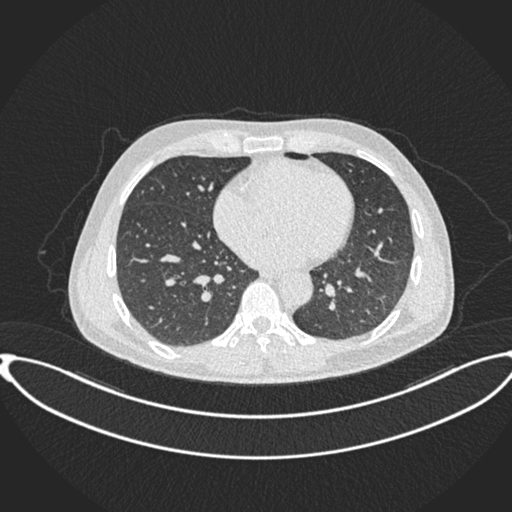
#> input picture Src/Test/ct_scan5.jpg, 512 x 512 px
$ python JustTest.py   (older library calls are emulated)
#> lines starting #> are read from the running program, lines starting #| are printed output that depends on the picture; after the words box and inside, x2 and y2 are one past the last pixel; in counts of white or black regions, pixels touching at a corner belong together
import cv2
import numpy as np

# Read the image
image = cv2.imread('ct_scan5.jpg', cv2.IMREAD_GRAYSCALE)
#> image is the input picture: shape (512, 512); min 37, max 255, mean 88

# Convert the image to HU format
slope, intercept = 0.05, -50
hu_image = slope * image.astype(np.float32) + intercept
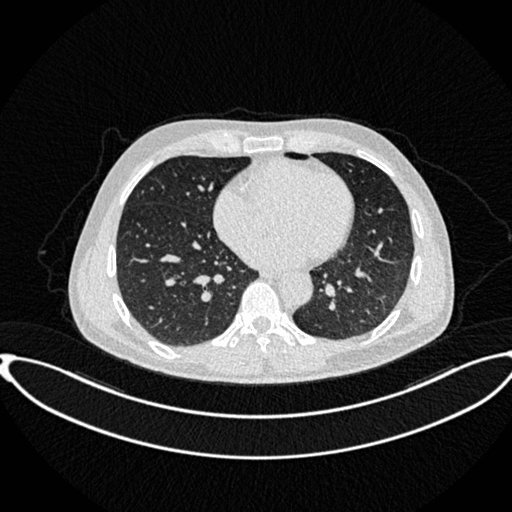
#> hu_image: shape (512, 512) float32; min -48.15, max -37.25, mean -45.6; drawn with min black and max white

# Apply Gaussian filter
gaussian = cv2.GaussianBlur(hu_image, (5, 5), 0)

# convert the gaussian image to 8-bit grayscale
gaussian_8bit = cv2.convertScaleAbs(gaussian)
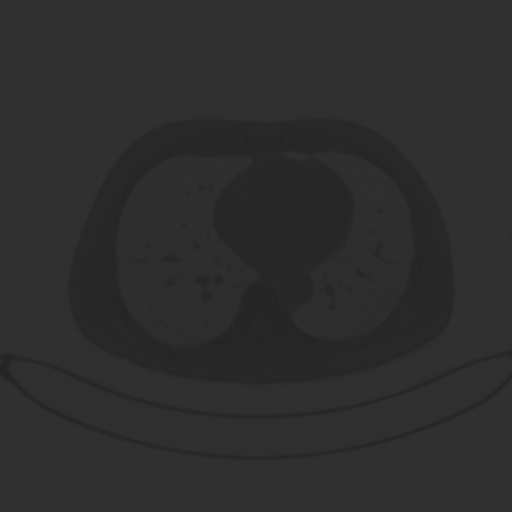
#> gaussian_8bit: shape (512, 512); min 37, max 48, mean 45.6

# apply Otsu thresholding to the 8-bit grayscale image
_, binary = cv2.threshold(gaussian_8bit, 0, 255, cv2.THRESH_BINARY+cv2.THRESH_OTSU)
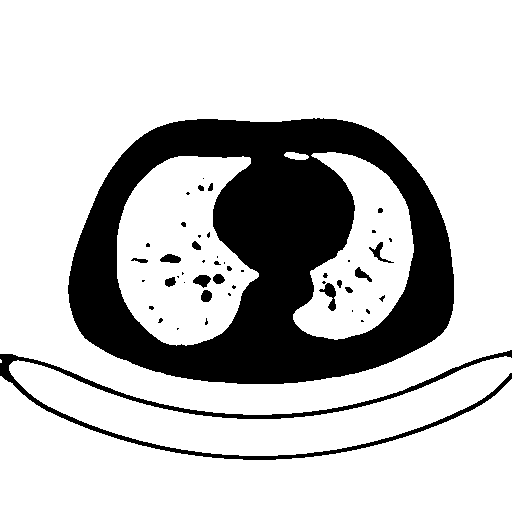
#> binary: shape (512, 512); 77.3% white; 48 black regions (29 under 20 px)

# Find contours
contours, _ = cv2.findContours(binary, cv2.RETR_TREE, cv2.CHAIN_APPROX_SIMPLE)
#> contours = 54 contours, 22 with area under 20; largest, box (x1, y1, x2, y2) and area: (0, 0, 512, 415) 198808, (67, 117, 455, 385) 85712, (0, 376, 512, 512) 38608, (117, 156, 259, 346) 18670, (9, 356, 512, 456) 18010

# Select the contour corresponding to the lung area
lung_contour = None
max_area = 0
for contour in contours:
    area = cv2.contourArea(contour)
    if area > max_area:
        max_area = area
        lung_contour = contour
#> this loop made 54 passes
#> (area, max_area) on passes 1, 4: (38608, 38608), (198808, 198808)
#> area on passes 3, 5, 6, 8, 9, 10: 18009.5, 85712.5, 18669.5, 20.5, 22.5, 22.5
#> after the loop, lung_contour = contour of 256 points, box (x1, y1, x2, y2) (0, 0, 512, 415), area 198808; max_area = 198808

# Separate left and right lung contours
if lung_contour is not None:
    # Remove redundant dimension
    lung_contour = np.squeeze(lung_contour)
#> lung_contour = 256 pairs, first value 0 to 511, second value 0 to 414
    left_lung_contour = lung_contour[lung_contour[:, 0].argmin():, :]
#> left_lung_contour has the same summary as lung_contour
    right_lung_contour = lung_contour[:lung_contour[:, 0].argmax(), :]
#> right_lung_contour = 254 pairs, first value 0 to 510, second value 0 to 414

    # Calculate convex hulls
    left_hull = cv2.convexHull(left_lung_contour)
#> left_hull = contour of 26 points, box (x1, y1, x2, y2) (0, 0, 512, 415), area 199625
    right_hull = cv2.convexHull(right_lung_contour)
#> right_hull = contour of 25 points, box (x1, y1, x2, y2) (0, 0, 511, 415), area 110280

    # Dilate and merge masks
    kernel = cv2.getStructuringElement(cv2.MORPH_ELLIPSE, (15, 15))
    left_mask = cv2.dilate(cv2.fillConvexPoly(np.zeros_like(image), left_hull, 1), kernel)
#> left_mask: shape (512, 512); values 0 (black) and 1 (white), 77.9% white; 1 black region, box (x1, y1, x2, y2) and area: (0, 358, 512, 512) 57973
    right_mask = cv2.dilate(cv2.fillConvexPoly(np.zeros_like(image), right_hull, 1), kernel)
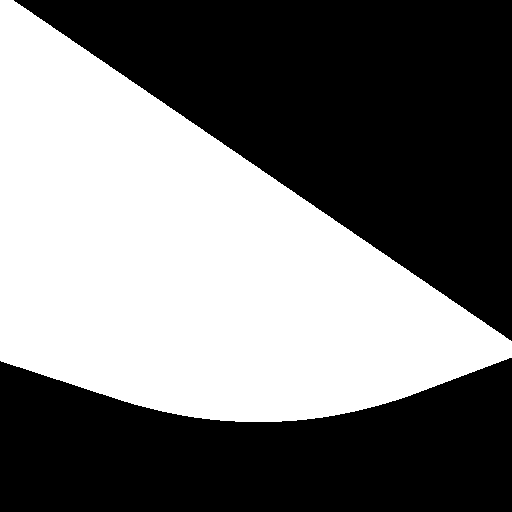
#> right_mask: shape (512, 512); values 0 (black) and 1 (white), 45.4% white; 1 white region, box (x1, y1, x2, y2) and area: (0, 0, 512, 422) 119065
    merged_mask = cv2.bitwise_or(left_mask, right_mask)

    # Apply mask to the original image
    masked_image = cv2.bitwise_and(hu_image, hu_image, mask=merged_mask)
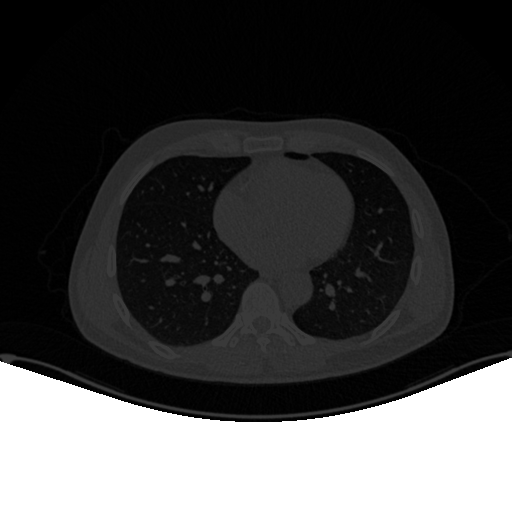
#> masked_image: shape (512, 512) float32; min -48.15, max 0, mean -35.13; drawn with min black and max white

    # Transform image to uint8
    masked_image = cv2.normalize(masked_image, None, 0, 255, cv2.NORM_MINMAX, cv2.CV_8U)

    # Crop image
    x, y, w, h = cv2.boundingRect(merged_mask)
#> x = 0; y = 0; w = 512; h = 422
    cropped_image = masked_image[y:y+h, x:x+w]
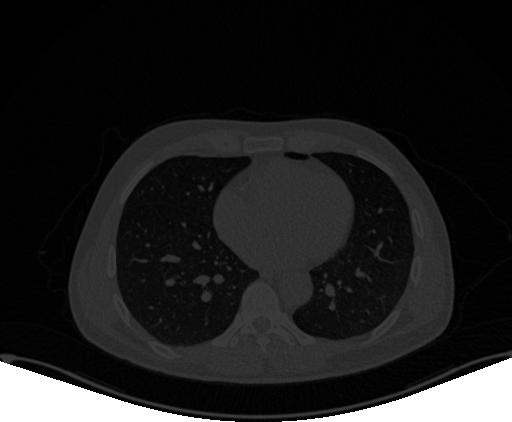
#> cropped_image: shape (422, 512); min 0, max 255, mean 29.3

    # Display the images
    cv2.imshow('Original Image', image)
    cv2.imshow('HU Image', hu_image)
    cv2.imshow('Binary Image', binary)
    cv2.imshow('Left Lung Contour', cv2.drawContours(np.zeros_like(image), [left_lung_contour], 0, 255, 1))
    cv2.imshow('Right Lung Contour', cv2.drawContours(np.zeros_like(image), [right_lung_contour], 0, 255, 1))
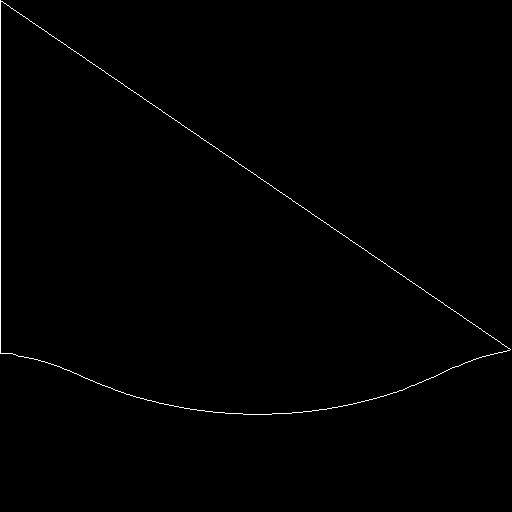
#> window 'Right Lung Contour': shape (512, 512); 0.52% white in thin lines or dots, all inside (x1, y1, x2, y2) = (0, 0, 511, 415)
    cv2.imshow('Merged Hull Mask', merged_mask)
    cv2.imshow('Masked Image', masked_image)
    cv2.imshow('Cropped Image', cropped_image)
    cv2.waitKey(0)
